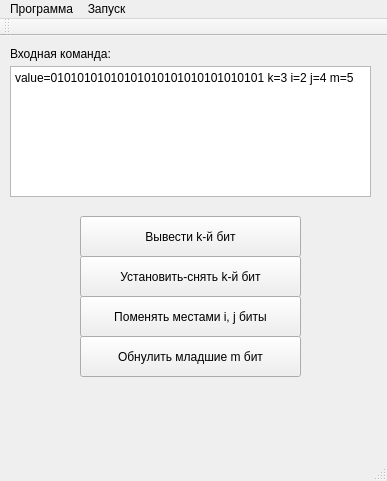
<?xml version="1.0" encoding="UTF-8"?>
<ui version="4.0">
 <class>MainWindow</class>
 <widget class="QMainWindow" name="MainWindow">
  <property name="geometry">
   <rect>
    <x>0</x>
    <y>0</y>
    <width>387</width>
    <height>481</height>
   </rect>
  </property>
  <property name="windowTitle">
   <string>CryptoLabs</string>
  </property>
  <widget class="QWidget" name="centralWidget">
   <widget class="QPlainTextEdit" name="text_Input">
    <property name="geometry">
     <rect>
      <x>10</x>
      <y>30</y>
      <width>361</width>
      <height>131</height>
     </rect>
    </property>
    <property name="plainText">
     <string>value=01010101010101010101010101010101 k=3 i=2 j=4 m=5</string>
    </property>
   </widget>
   <widget class="QPushButton" name="btn_getKBit">
    <property name="geometry">
     <rect>
      <x>80</x>
      <y>180</y>
      <width>221</width>
      <height>41</height>
     </rect>
    </property>
    <property name="text">
     <string>Вывести k-й бит</string>
    </property>
   </widget>
   <widget class="QLabel" name="label">
    <property name="geometry">
     <rect>
      <x>10</x>
      <y>10</y>
      <width>111</width>
      <height>16</height>
     </rect>
    </property>
    <property name="text">
     <string>Входная команда:</string>
    </property>
   </widget>
   <widget class="QPushButton" name="btn_setUnsetBit">
    <property name="geometry">
     <rect>
      <x>80</x>
      <y>220</y>
      <width>221</width>
      <height>41</height>
     </rect>
    </property>
    <property name="text">
     <string>Установить-снять k-й бит</string>
    </property>
   </widget>
   <widget class="QPushButton" name="btn_swapBit">
    <property name="geometry">
     <rect>
      <x>80</x>
      <y>260</y>
      <width>221</width>
      <height>41</height>
     </rect>
    </property>
    <property name="text">
     <string>Поменять местами i, j биты</string>
    </property>
   </widget>
   <widget class="QPushButton" name="btn_zeroBits">
    <property name="geometry">
     <rect>
      <x>80</x>
      <y>300</y>
      <width>221</width>
      <height>41</height>
     </rect>
    </property>
    <property name="text">
     <string>Обнулить младшие m бит</string>
    </property>
   </widget>
  </widget>
  <widget class="QMenuBar" name="menuBar">
   <property name="geometry">
    <rect>
     <x>0</x>
     <y>0</y>
     <width>387</width>
     <height>21</height>
    </rect>
   </property>
   <widget class="QMenu" name="menu">
    <property name="title">
     <string>Программа</string>
    </property>
   </widget>
   <widget class="QMenu" name="menu_2">
    <property name="title">
     <string>Запуск</string>
    </property>
   </widget>
   <addaction name="menu"/>
   <addaction name="menu_2"/>
  </widget>
  <widget class="QToolBar" name="mainToolBar">
   <attribute name="toolBarArea">
    <enum>TopToolBarArea</enum>
   </attribute>
   <attribute name="toolBarBreak">
    <bool>false</bool>
   </attribute>
  </widget>
  <widget class="QStatusBar" name="statusBar"/>
 </widget>
 <layoutdefault spacing="6" margin="11"/>
 <resources/>
 <connections/>
</ui>
